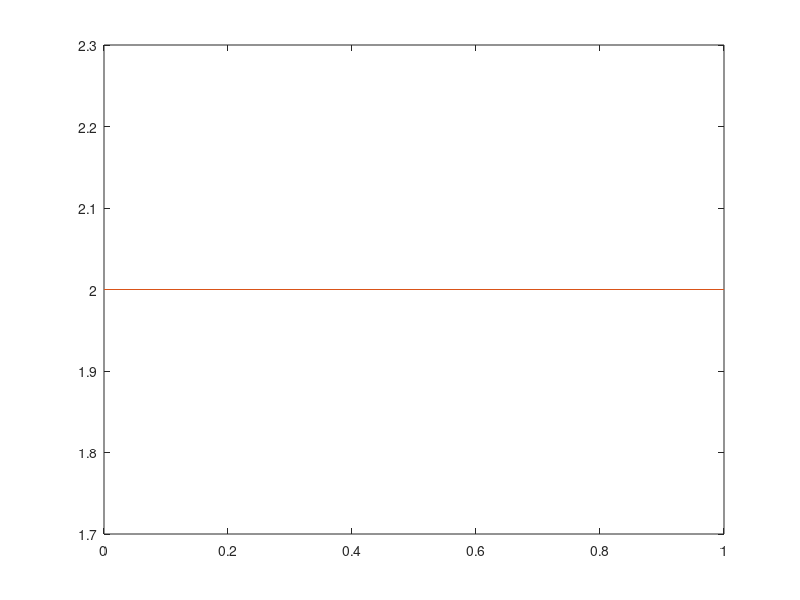

This chart was generated by the following MATLAB code:
clc,clear,close all
T=.1; %time_window=0.1
t=0:T:1; %time index
Fs=1/T; %sample rate to opoio isoutai me 1/T
N=length(t); %plithos twn sample "dots"
x=cos(100*pi*t)+cos(200*pi*t)+sin(500*pi*t);% our signal
ta=0:.001:1; %xronos anakataskevhs
y=zeros(N,length(ta)); %reconstruction vector
for i=1:N
 y(i,:)=x(i)*rectpuls(Fs*ta-i+1);
end
plot(ta,sum(y),t,x); %parousiash tou arxikouk ito uanakataskevasmenou shmmatos
